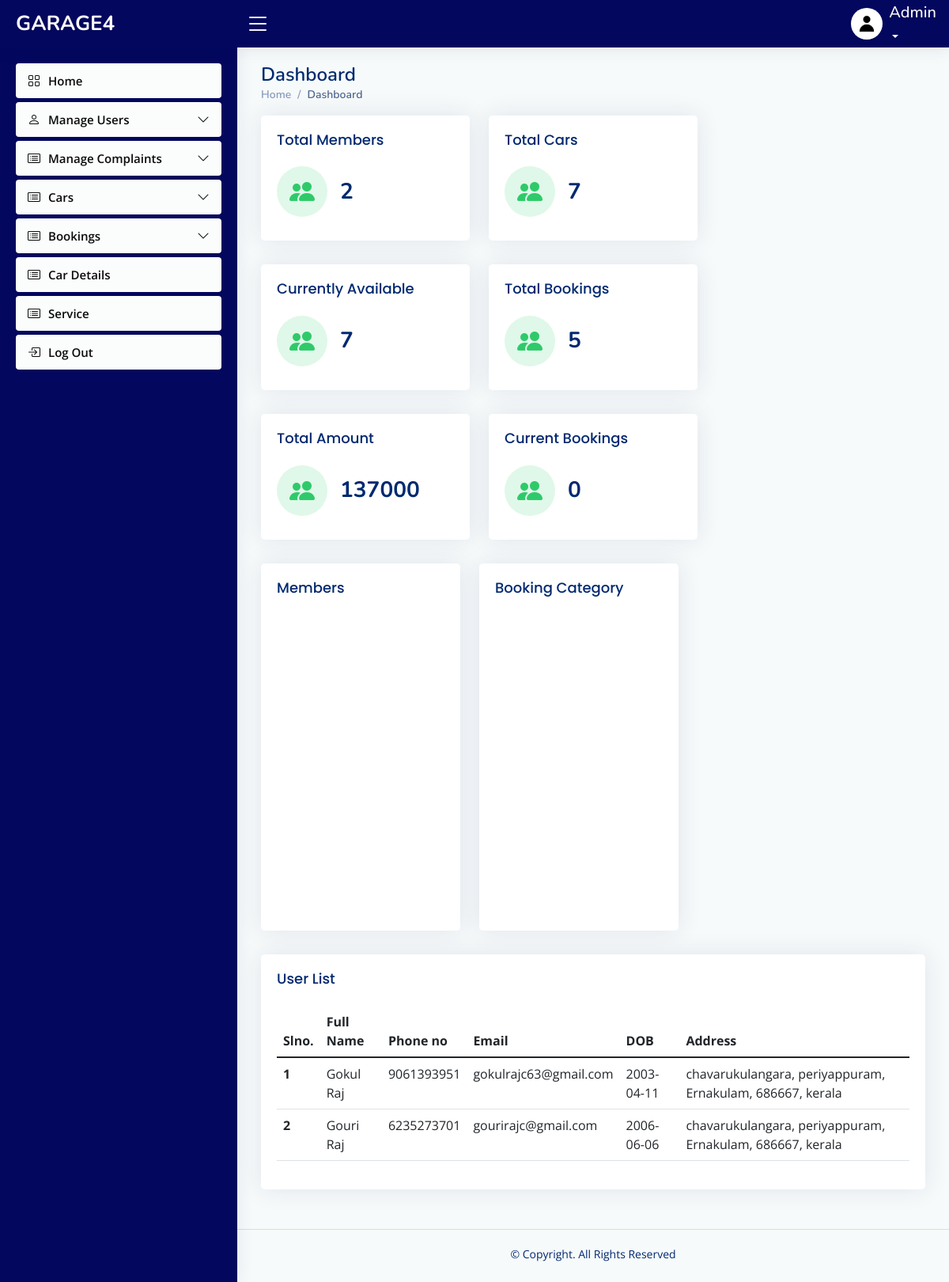
The app's page /admin/index1.php, older data.
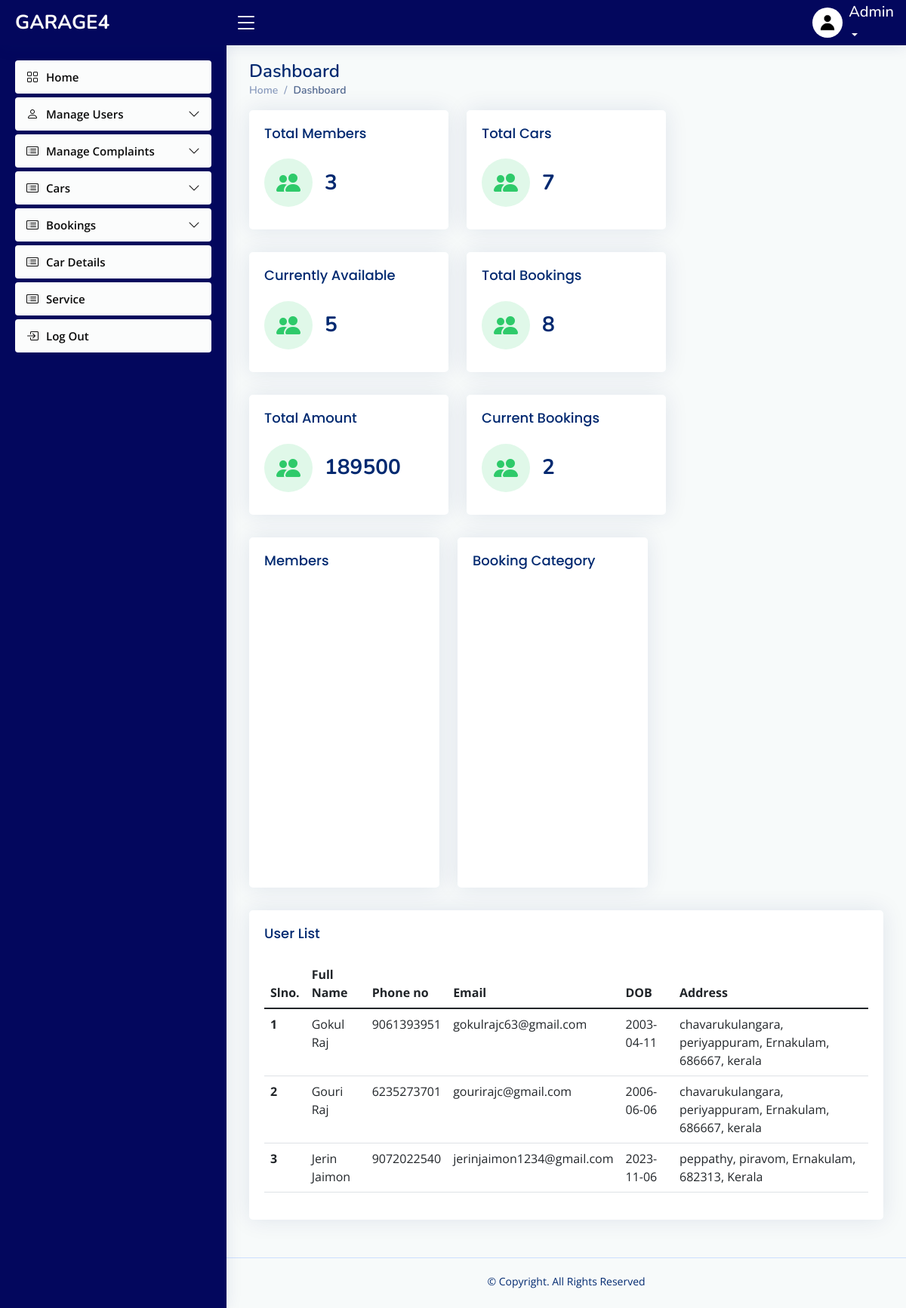
The same page, newer data.
### tables this page shows
CREATE TABLE `registration` (
  `image` varchar(50) NOT NULL DEFAULT 'default.jpg',
  `first_name` varchar(30) NOT NULL,
  `last_name` varchar(30) NOT NULL,
  `contact` varchar(20) NOT NULL,
  `email_id` varchar(40) NOT NULL,
  `date_of_birth` date NOT NULL,
  `house_name` varchar(30) NOT NULL,
  `street_name` varchar(30) NOT NULL,
  `district` varchar(20) NOT NULL,
  `pincode` varchar(6) NOT NULL,
  `state` varchar(30) NOT NULL,
  `date_of_join` date NOT NULL
);

### connect.php (called while the page is built, shortened)
<?php
$dbname="garage4";
$conn=mysqli_connect("localhost","root","",$dbname);
function select_data($sql)
{
  global $conn;
  $res = mysqli_query($conn, $sql);
  if ($res)
    return $res;
  else
    return False;
}
?>

### admin/index1.php (the view, shortened to what the changed rows need)
<?php
include("header.php");
$sql1="SELECT registration.*
       FROM registration
       JOIN login ON registration.email_id = login.email_id
       WHERE login.user_status = '1'";
 $data1=select_data($sql1);
 $count1=mysqli_num_rows($data1);
$sql8="SELECT * FROM booking";
$data8=select_data($sql8);
$count8=mysqli_num_rows($data8);
$sql9 = "SELECT SUM(amount) AS total_amount FROM payment";
$data9 = select_data($sql9);
$totalAmount = mysqli_fetch_assoc($data9)['total_amount'];
$sql10="SELECT * FROM booking where status='1'";
$data10=select_data($sql10);
$count10=mysqli_num_rows($data10);
$sql11="SELECT * FROM product where status='0'";
$data11=select_data($sql11);
$count11=mysqli_num_rows($data11);
?>
<main id="main" class="main">
<div class="pagetitle">
  <h1>Dashboard</h1>
</div>
  <section class="section dashboard">
      <div class="row">
        <div class="col-lg-8">
          <div class="row">
            <div class="col-xxl-4 col-md-6">
              <div class="card info-card revenue-card">
                <div class="card-body">
                  <div class="d-flex align-items-center">
                    <div class="ps-3">
                      <h6><?php echo $count1 ?></h6>
                    </div>
                  </div>
                </div>
              </div>
            </div>
            <div class="col-xxl-4 col-md-6">
              <div class="card info-card revenue-card">
                <div class="card-body">
                  <div class="d-flex align-items-center">
                    <div class="ps-3">
                      <h6><?php echo $count11 ?></h6>
                    </div>
                  </div>
                </div>
              </div>
            </div>
            <div class="col-xxl-4 col-md-6">
              <div class="card info-card revenue-card">
                <div class="card-body">
                  <div class="d-flex align-items-center">
                    <div class="ps-3">
                      <h6><?php echo $count8 ?></h6>
                    </div>
                  </div>
                </div>
              </div>
            </div>
             <div class="col-xxl-4 col-md-6">
              <div class="card info-card revenue-card">
                <div class="card-body">
                  <div class="d-flex align-items-center">
                    <div class="ps-3">
                      <h6><?php echo $totalAmount ?></h6>
                    </div>
                  </div>
                </div>
              </div>
            </div>
             <div class="col-xxl-4 col-md-6">
              <div class="card info-card revenue-card">
                <div class="card-body">
                  <div class="d-flex align-items-center">
                    <div class="ps-3">
                      <h6><?php echo $count10 ?></h6>
                    </div>
                  </div>
                </div>
              </div>
            </div>
                </div>
                </div>
        </div>
    <div class="col-20">
          <div  class="card">
            <div class="card-body">
              <table class="table datatable">
                <thead>
                  <tr>
                  <th scope="col">Slno.</th>
                  <th scope="col">Full Name</th>
                  <th scope="col">Phone no</th>
                  <th scope="col">Email</th>
                  <th scope="col">DOB</th>
                  <th scope="col">Address</th>
                  </tr>
                </thead>
                <tbody>
                <?php
                $sql="SELECT registration.*
                FROM registration
                JOIN login ON registration.email_id = login.email_id
                WHERE login.user_status = '1'";
                $data=select_data($sql);
                $n=1;
                while($row=mysqli_fetch_assoc($data))
                {
                ?>
                  <tr>
                  <th scope='row'>
                      <?php echo $n++; ?>
                    </th>
                    <td>
                      <?php echo $row['first_name'] . " " . $row['last_name'] ?>
                    </td>
                    <td>
                      <?php echo $row['contact'] ?>
                    </td>
                    <td>
                      <?php echo $row['email_id'] ?>
                    </td>
                    <td>
                      <?php echo $row['date_of_birth'] ?>
                    </td>
                    <td>
                      <?php echo $row['house_name'] ?>,
                      <?php echo $row['street_name'] ?>,
                      <?php echo $row['district'] ?>,
                      <?php echo $row['pincode'] ?>,
                      <?php echo $row['state'] ?>
                    </td>
                  </tr>
                  <?php
                  }
                  ?>
                </tbody>
              </table>
            </div>
          </div>
           </div>
    </section>
    </main>
<?php
require 'footer.php';
?>

Row changes from the older to the newer data that the page shows:
added registration: first_name "Jerin", last_name "Jaimon", contact "9072022540", email_id "jerinjaimon1234@gmail.com", date_of_birth "2023-11-06", house_name "peppathy", street_name "piravom", district "Ernakulam", pincode "682313", state "Kerala"
Text that changed along with them:
$count1: "2" → "3"
$count11: "7" → "5"
$count8: "5" → "8"
$totalAmount: "137000" → "189500"
$count10: "0" → "2"
